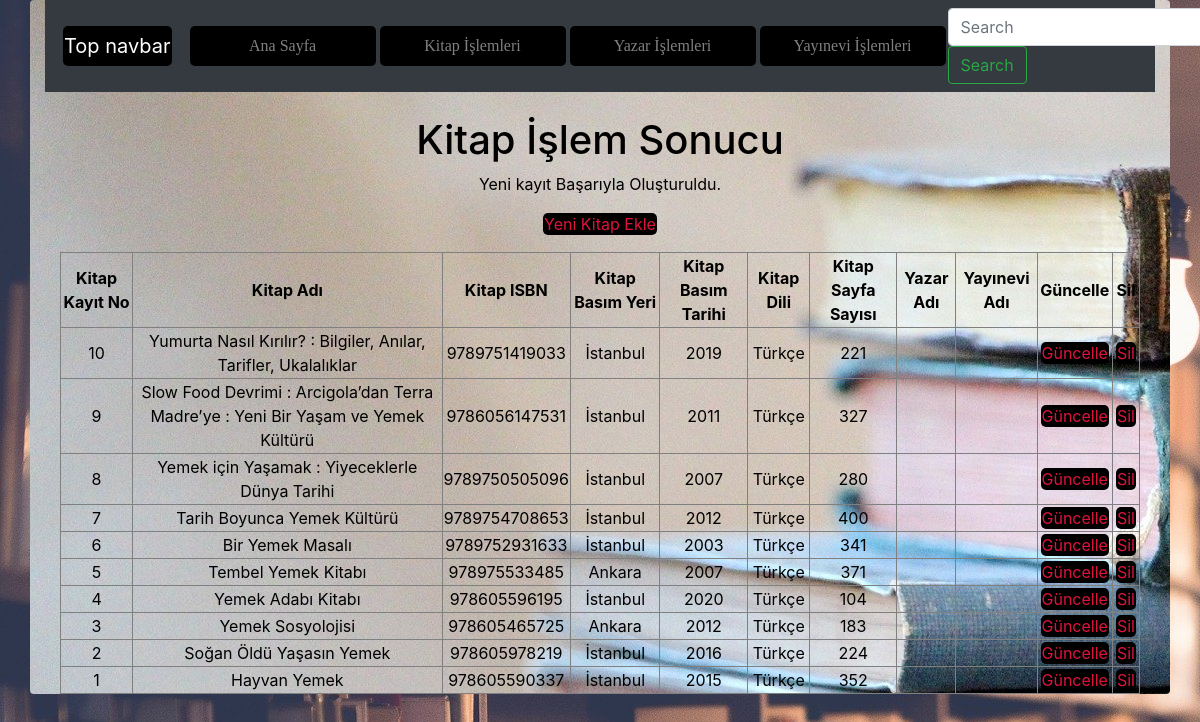
Page /meteozcan_final/kitap_eklendi.php on the committed database.
### tables this page shows
CREATE TABLE `kitap` (
  `KitapKayitNo` smallint(6) NOT NULL COMMENT 'Kitap Tablosunun Ana Anahtarı',
  `KitapKayitTarih` timestamp NOT NULL DEFAULT current_timestamp() COMMENT 'Kitabın Veri Tabanına Kayıt Tarihi',
  `KitapAdi` varchar(250) NOT NULL COMMENT 'Kitabın Tam Adı',
  `KitapISBN` varchar(13) NOT NULL COMMENT 'Kitabın ISBN numarası',
  `KitapBasimYeri` varchar(100) NOT NULL COMMENT 'Kitabın Basım Yeri',
  `KitapBasimTarih` year(4) NOT NULL COMMENT 'Kitabın Basıldığı Tarih',
  `KitapDili` varchar(25) NOT NULL COMMENT 'Kitabın Dili',
  `KitapSayfaSayisi` int(10) NOT NULL COMMENT 'Kitabın Sayfa Sayısı',
  `YayinEviKayıtNO` int(10) NOT NULL COMMENT 'YayınEvi Numarası',
  `YazarKayıtNo` int(11) NOT NULL COMMENT 'Yazar Numarası'
);

### meteozcan_final/kitap_eklendi.php (the view, shortened to what this page needs)
<?php
    require_once("baglanti.php");
    $KitapAdi = mysqli_real_escape_string($baglanti, $_POST['KitapAdi']);
    $KitapISBN = mysqli_real_escape_string($baglanti, $_POST['KitapISBN']);
    $KitapBasimYeri = mysqli_real_escape_string($baglanti, $_POST['KitapBasimYeri']);
    $KitapBasimTarih = mysqli_real_escape_string($baglanti, $_POST['KitapBasimTarih']);
    $KitapDili = mysqli_real_escape_string($baglanti, $_POST['KitapDili']);
    $KitapSayfaSayisi = mysqli_real_escape_string($baglanti, $_POST['KitapSayfaSayisi']);
    $YazarKayitNo = mysqli_real_escape_string($baglanti, $_POST['YazarKayitNo']);
    $YayinEviKayitNo = mysqli_real_escape_string($baglanti, $_POST['YayinEviKayitNo']);
    $sorgu = "INSERT INTO kitap (KitapAdi, KitapISBN, KitapBasimYeri, KitapBasimTarih, KitapDili, KitapSayfaSayisi, YazarKayitNo, YayinEviKayitNo)
            VALUES ('$KitapAdi', '$KitapISBN', '$KitapBasimYeri', '$KitapBasimTarih', '$KitapDili', '$KitapSayfaSayisi', '$YazarKayitNo', '$YayinEviKayitNo')";
    if (mysqli_query($baglanti, $sorgu)) {
        $islemSonuc = "Yeni kayıt Başarıyla Oluşturuldu.";
    } else {
        $islemSonuc = "Hata: " . $sorgu . "<br>" . mysqli_error($baglanti);
    }
    $sorgu = mysqli_query($baglanti, "SELECT * FROM kitap ORDER BY KitapKayitNo DESC");
?>
<!DOCTYPE html>
<html lang="tr"><head><meta http-equiv="Content-Type" content="text/html; charset=UTF-8">
<link href="bootstrap.min.css" rel="stylesheet">
<link href="bs1.css" rel="stylesheet">
    <link href="./katalog_files/navbar-top.css" rel="stylesheet">
  </head>
  <body>
      <div id="divone" class="container rounded">
    <nav class="navbar navbar-expand-md navbar-dark bg-dark mb-4">
  <a class="navbar-brand" href="https://getbootstrap.com/docs/4.4/examples/navbar-static/#">Top navbar</a>
  <div class="collapse navbar-collapse" id="navbarCollapse">
    <ul class="navbar-nav mr-auto">
      <li class="nav-item">
        <a class="nav-link" href="index.php">Ana Sayfa </a>
      </li>
      <li class="nav-item">
        <a class="nav-link" href="kitap.php">Kitap İşlemleri</a>
      </li>
      <li class="nav-item">
        <a class="nav-link" href="yazar.php">Yazar İşlemleri</a>
      </li>
      <li class="nav-item">
        <a class="nav-link" href="yayinevi.php">Yayınevi İşlemleri</a>
      </li>
    </ul>
    <form class="form-inline mt-2 mt-md-0">
      <input class="form-control mr-sm-2" type="text" placeholder="Search" aria-label="Search">
      <button class="btn btn-outline-success my-2 my-sm-0" type="submit">Search</button>
    </form>
  </div>
</nav>
<main role="main" class="container">
<h1>Kitap İşlem Sonucu</h1>
<p><?php echo $islemSonuc; ?></p>
<p><a href="kitap_ekle.php">Yeni Kitap Ekle</a></p>
<?php
echo("<table border=1>");
    echo("<tr>");
    echo("<td><b>Kitap Kayıt No</b></td>");
    echo("<td><b>Kitap Adı</b></td>");
    echo("<td><b>Kitap ISBN</b></td>");
    echo("<td><b>Kitap Basım Yeri</b></td>");
    echo("<td><b>Kitap Basım Tarihi</b></td>");
    echo("<td><b>Kitap Dili</b></td>");
    echo("<td><b>Kitap Sayfa Sayısı</b></td>");
    echo("<td><b>Yazar Adı</b></td>");
    echo("<td><b>Yayınevi Adı</b></td>");
    echo("<td><b>Güncelle</b></td>");
    echo("<td><b>Sil</b></td>");
    echo("</tr>");
while($satir = mysqli_fetch_assoc($sorgu)){
    echo("<tr>");
    echo("<td>".$satir["KitapKayitNo"]."</td>");
    echo("<td>".$satir["KitapAdi"]."</td>");
    echo("<td>".$satir["KitapISBN"]."</td>");
    echo("<td>".$satir["KitapBasimYeri"]."</td>");
    echo("<td>".$satir["KitapBasimTarih"]."</td>");
    echo("<td>".$satir["KitapDili"]."</td>");
    echo("<td>".$satir["KitapSayfaSayisi"]."</td>");
    echo("<td>".$satir["YazarKayitNo"]."</td>");
    echo("<td>".$satir["YayinEviKayitNo"]."</td>");
    echo("<td><a href='kitapguncellenecek.php?KitapKayitNo=".$satir["KitapKayitNo"]."'>Güncelle</a></td>");
    echo("<td><a href='kitapsil.php?KitapKayitNo=".$satir["KitapKayitNo"]."'>Sil</a></td>");
    echo("</tr>");
            }
echo("</table>");
?>
</main>
      </div>
</body></html>

### meteozcan_final/bs1.css (style rules this page uses)
body { background-image: url(resim.jpg); }
#divone { background-image: url(resim3.jpg); color: black; margin-bottom: 10px; text-align: center; }
.nav-item { width: 190px; }
.nav-item a { color: wheat; font-family: cursive; transition-duration: 0.4s; }
a { color: crimson; text-decoration-line: none; background-color: black; border-radius: 5px; margin: 2px; padding: 1px; }

### meteozcan_final/navbar-top.css (style rules this page uses)
body { min-height: 75rem; }

### rows in the picture
kitap: KitapKayitNo "10", KitapAdi "Yumurta Nasıl Kırılır? : Bilgiler, Anılar, Tarifler, Ukalalıklar", KitapISBN "9789751419033", KitapBasimYeri "İstanbul", KitapBasimTarih "2019", KitapDili "Türkçe", KitapSayfaSayisi "221"
kitap: KitapKayitNo "9", KitapAdi "Slow Food Devrimi : Arcigola’dan Terra Madre’ye : Yeni Bir Yaşam ve Yemek Kültürü", KitapISBN "9786056147531", KitapBasimYeri "İstanbul", KitapBasimTarih "2011", KitapDili "Türkçe", KitapSayfaSayisi "327"
kitap: KitapKayitNo "8", KitapAdi "Yemek için Yaşamak : Yiyeceklerle Dünya Tarihi", KitapISBN "9789750505096", KitapBasimYeri "İstanbul", KitapBasimTarih "2007", KitapDili "Türkçe", KitapSayfaSayisi "280"
kitap: KitapKayitNo "7", KitapAdi "Tarih Boyunca Yemek Kültürü", KitapISBN "9789754708653", KitapBasimYeri "İstanbul", KitapBasimTarih "2012", KitapDili "Türkçe", KitapSayfaSayisi "400"
kitap: KitapKayitNo "6", KitapAdi "Bir Yemek Masalı", KitapISBN "9789752931633", KitapBasimYeri "İstanbul", KitapBasimTarih "2003", KitapDili "Türkçe", KitapSayfaSayisi "341"
kitap: KitapKayitNo "5", KitapAdi "Tembel Yemek Kitabı", KitapISBN "978975533485", KitapBasimYeri "Ankara", KitapBasimTarih "2007", KitapDili "Türkçe", KitapSayfaSayisi "371"
kitap: KitapKayitNo "4", KitapAdi "Yemek Adabı Kitabı", KitapISBN "978605596195", KitapBasimYeri "İstanbul", KitapBasimTarih "2020", KitapDili "Türkçe", KitapSayfaSayisi "104"
kitap: KitapKayitNo "3", KitapAdi "Yemek Sosyolojisi", KitapISBN "978605465725", KitapBasimYeri "Ankara", KitapBasimTarih "2012", KitapDili "Türkçe", KitapSayfaSayisi "183"
kitap: KitapKayitNo "2", KitapAdi "Soğan Öldü Yaşasın Yemek", KitapISBN "978605978219", KitapBasimYeri "İstanbul", KitapBasimTarih "2016", KitapDili "Türkçe", KitapSayfaSayisi "224"
kitap: KitapKayitNo "1", KitapAdi "Hayvan Yemek", KitapISBN "978605590337", KitapBasimYeri "İstanbul", KitapBasimTarih "2015", KitapDili "Türkçe", KitapSayfaSayisi "352"

### other values in the picture
$islemSonuc "Yeni kayıt Başarıyla Oluşturuldu."
